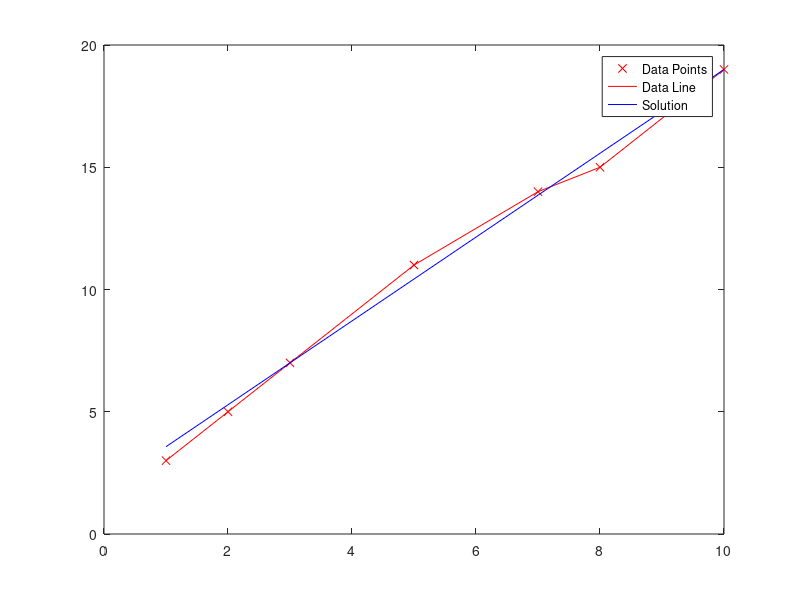

Source code (MATLAB):
x_in = [1,2,3,5,7,8,10];
y_in = [3,5,7,11,14,15,19];

figure(1);
plot(x_in, y_in, 'rx'); hold on;
plot(x_in, y_in, 'r'); hold on;

x = 1:10;
y = 1.7142857*x + 1.8571429;

figure(1); plot(x, y, 'b'); hold off;
legend('Data Points','Data Line', 'Solution');
print -dpng 'plot.png';